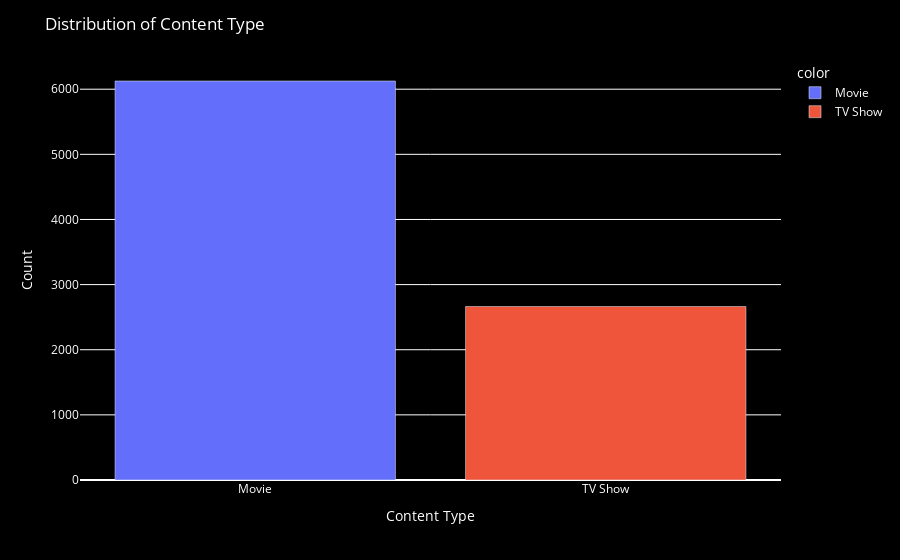

Notebook cell for this chart:
### Code cell
fig = px.bar(x=df["type"].value_counts().index, 
             y=df["type"].value_counts().values, 
             color=df["type"].value_counts().index)

# Update layout with customized title, axis labels, and background colors
fig.update_layout(
    title={
        'text': "Distribution of Content Type",
        'font': {'color': 'white'}
    },
    xaxis_title={
        'text': "Content Type",
        'font': {'color': 'white'}
    },
    yaxis_title={
        'text': "Count",
        'font': {'color': 'white'}
    },
    plot_bgcolor='rgba(0,0,0,0)', 
    paper_bgcolor='black',         
    font=dict(color='white')       
)

fig.show()

### Figure 1 — Plotly figure (JSON) as saved in the notebook; plotly's stock layout.template omitted (floating-point values rounded to 4 significant figures)
{"data": [{"alignmentgroup": "True", "hovertemplate": "color=Movie<br>x=%{x}<br>y=%{y}<extra></extra>", "legendgroup": "Movie", "marker": {"color": "#636efa", "pattern": {"shape": ""}}, "name": "Movie", "offsetgroup": "Movie", "orientation": "v", "showlegend": true, "textposition": "auto", "type": "bar", "x": ["Movie"], "xaxis": "x", "y": [6126], "yaxis": "y"}, {"alignmentgroup": "True", "hovertemplate": "color=TV Show<br>x=%{x}<br>y=%{y}<extra></extra>", "legendgroup": "TV Show", "marker": {"color": "#EF553B", "pattern": {"shape": ""}}, "name": "TV Show", "offsetgroup": "TV Show", "orientation": "v", "showlegend": true, "textposition": "auto", "type": "bar", "x": ["TV Show"], "xaxis": "x", "y": [2664], "yaxis": "y"}], "layout": {"barmode": "relative", "font": {"color": "white"}, "legend": {"title": {"text": "color"}, "tracegroupgap": 0}, "margin": {"t": 60}, "paper_bgcolor": "black", "plot_bgcolor": "rgba(0,0,0,0)", "title": {"font": {"color": "white"}, "text": "Distribution of Content Type"}, "xaxis": {"anchor": "y", "domain": [0, 1], "title": {"font": {"color": "white"}, "text": "Content Type"}}, "yaxis": {"anchor": "x", "domain": [0, 1], "title": {"font": {"color": "white"}, "text": "Count"}}}}
